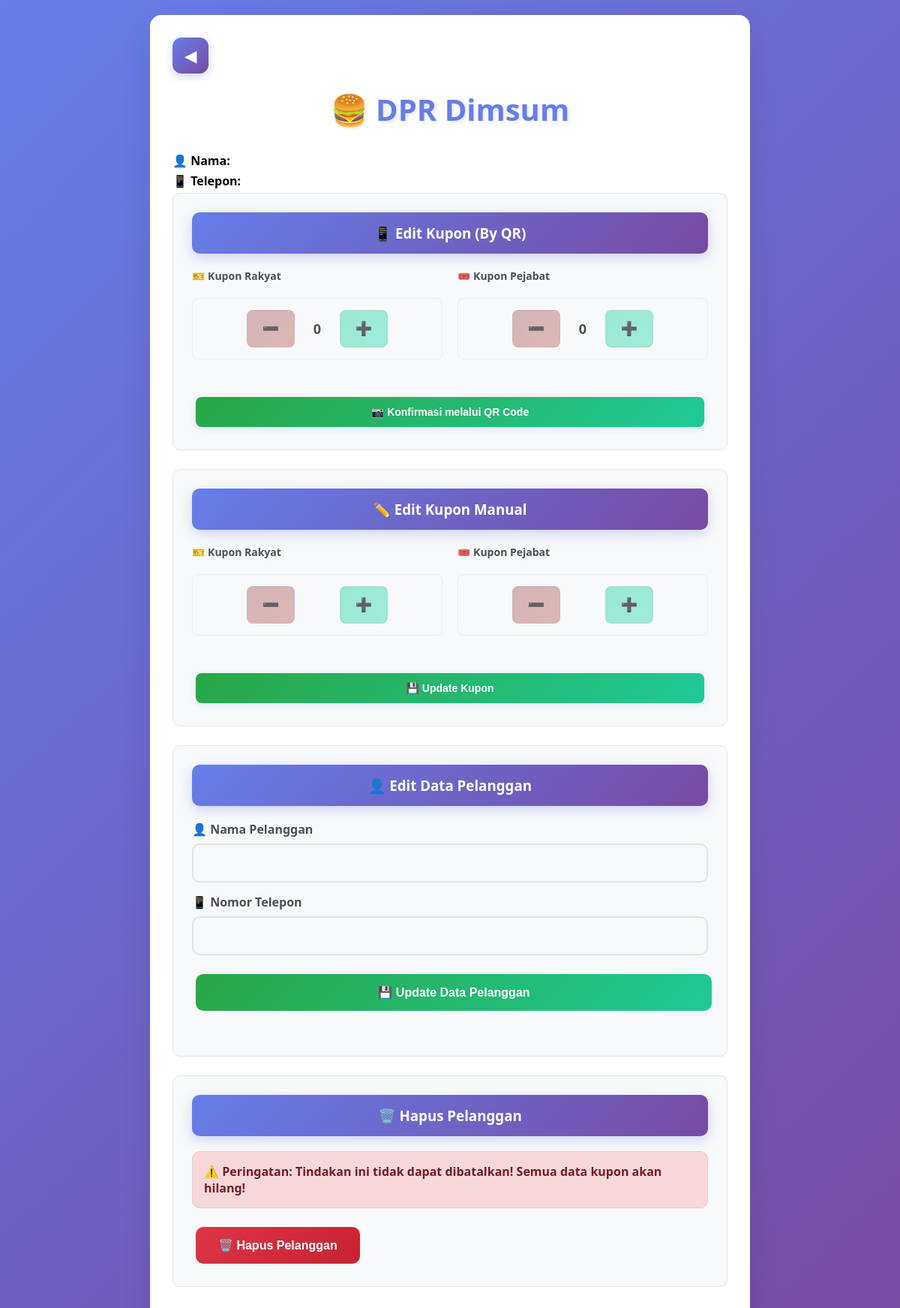
The page /edit_customer/16 (signed in) on the database as committed earlier.
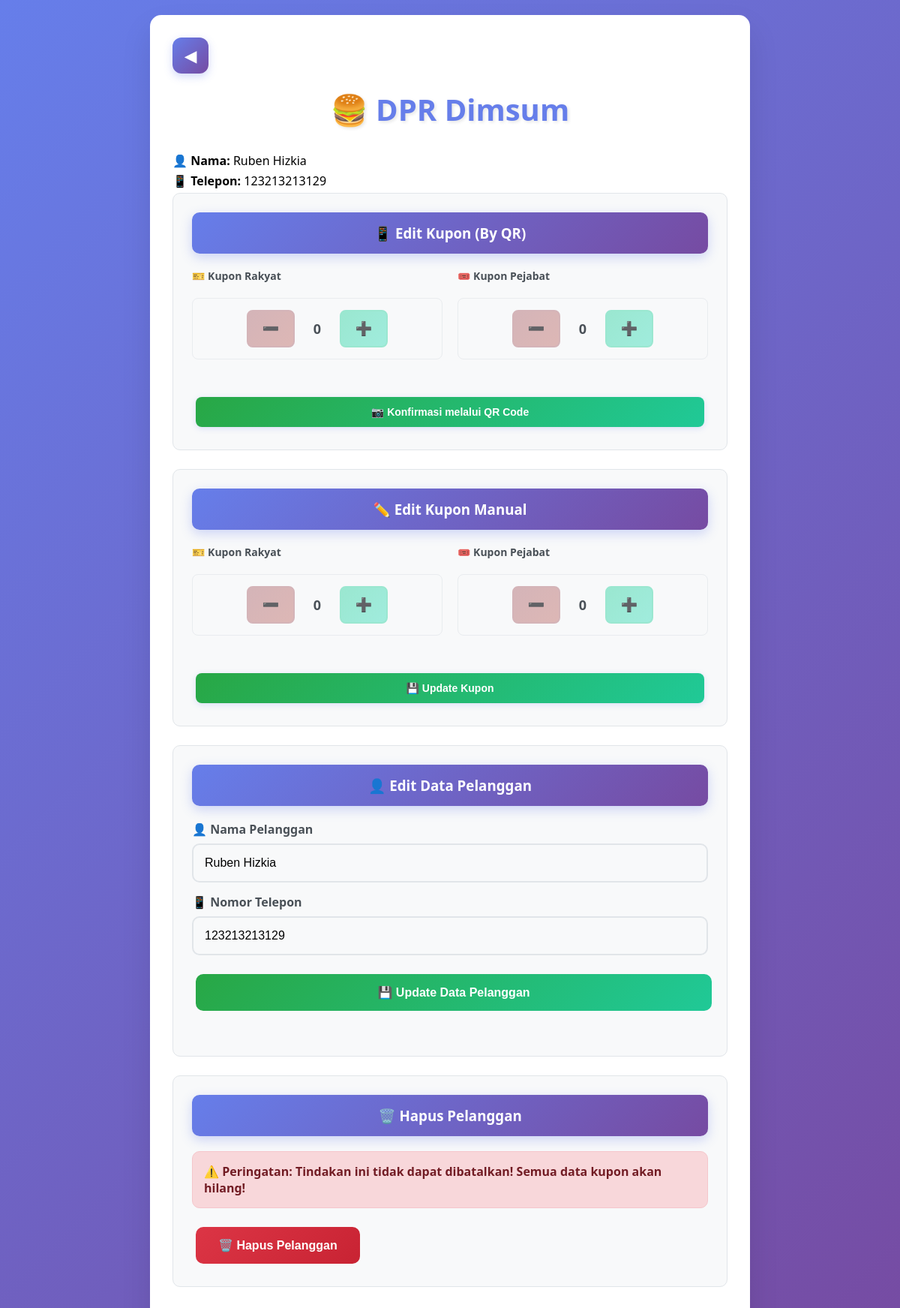
The same page on the database as committed later.
### tables this page shows
CREATE TABLE customers(
        id INTEGER PRIMARY KEY AUTOINCREMENT,
        name TEXT,
        phone TEXT,
        rakyat INTEGER DEFAULT 0,
        pejabat INTEGER DEFAULT 0
    );

### app.py (the view)
@app.route("/edit_customer/<int:id>")
def edit_customer(id):
    if not is_logged_in():
        return redirect("/")
    db = get_db()
    customer = db.execute("SELECT * FROM customers WHERE id=?", (id,)).fetchone()
    return render_template("edit_customer.html", customer=customer)

### app.py (called while the page is built)
def get_db():
    conn = sqlite3.connect("database.db")
    conn.row_factory = sqlite3.Row
    return conn

def is_logged_in():
    return "login" in session and session.get("login", False)

### templates/edit_customer.html (shortened to what this page needs)
<!DOCTYPE html>
<html lang="id">
<head>
    <link rel="stylesheet" href="/static/style.css">
</head>
<body>
    <div class="container">
        <div class="back-button-container">
            <a href="javascript:history.back()" class="back-button">
                ◀
            </a>
        </div>
        <h1>🍔 DPR Dimsum</h1>
        <div class="customer-info">
            <p><strong>👤 Nama:</strong> {{customer.name}}</p>
            <p><strong>📱 Telepon:</strong> {{customer.phone}}</p>
        </div>
        <div class="form-section">
            <h3>📱 Edit Kupon (By QR)</h3>
            <form method="post" action="/generate_qr/{{customer.id}}" class="single-row-form">
                <div class="coupon-row">
                    <div class="coupon-item">
                        <label>🎫 Kupon Rakyat</label>
                        <div class="coupon-display">
                            <button type="button" onclick="minusQR('rakyat_qr')">➖</button>
                            <b id="display_rakyat_qr">0</b>
                            <button type="button" onclick="plusQR('rakyat_qr')">➕</button>
                        </div>
                    </div>
                    <div class="coupon-item">
                        <label>🎟️ Kupon Pejabat</label>
                        <div class="coupon-display">
                            <button type="button" onclick="minusQR('pejabat_qr')">➖</button>
                            <b id="display_pejabat_qr">0</b>
                            <button type="button" onclick="plusQR('pejabat_qr')">➕</button>
                        </div>
                    </div>
                    <button type="submit" class="qr-submit-btn">📷 Konfirmasi melalui QR Code</button>
                </div>
            </form>
        </div>
        <div class="form-section">
            <h3>✏️ Edit Kupon Manual</h3>
            <form action="/update_coupon" method="post" class="single-row-form">
                <div class="coupon-row">
                    <div class="coupon-item">
                        <label>🎫 Kupon Rakyat</label>
                        <div class="coupon-display">
                            <button type="button" onclick="minusEdit('rakyat')">➖</button>
                            <b id="display_rakyat">{{customer.rakyat}}</b>
                            <button type="button" onclick="plusEdit('rakyat')">➕</button>
                        </div>
                    </div>
                    <div class="coupon-item">
                        <label>🎟️ Kupon Pejabat</label>
                        <div class="coupon-display">
                            <button type="button" onclick="minusEdit('pejabat')">➖</button>
                            <b id="display_pejabat">{{customer.pejabat}}</b>
                            <button type="button" onclick="plusEdit('pejabat')">➕</button>
                        </div>
                    </div>
                    <button type="submit" class="manual-submit-btn">💾 Update Kupon</button>
                </div>
            </form>
        </div>
        <div class="form-section">
            <h3>👤 Edit Data Pelanggan</h3>
            <form action="/update_customer" method="post">
                <label>👤 Nama Pelanggan</label>
                <input type="text" name="name" value="{{customer.name}}" required>
                <label>📱 Nomor Telepon</label>
                <input type="text" name="phone" value="{{customer.phone}}" required>
                <button type="submit">💾 Update Data Pelanggan</button>
            </form>
        </div>
        <div class="form-section">
            <h3>🗑️ Hapus Pelanggan</h3>
            <div class="warning">
                ⚠️ Peringatan: Tindakan ini tidak dapat dibatalkan! Semua data kupon akan hilang!
            </div>
            <a href="/delete_customer/{{customer.id}}"
                onclick="return confirm('Apakah Anda yakin ingin menghapus pelanggan ini? Semua data kupon akan hilang!')">
                <button class="delete-btn">🗑️ Hapus Pelanggan</button>
            </a>
        </div>
    </div>
</body>
</html>

Rows that differ between the two databases and show on the page:
added customers: name "Ruben Hizkia", phone "123213213129", rakyat "0", pejabat "0"
